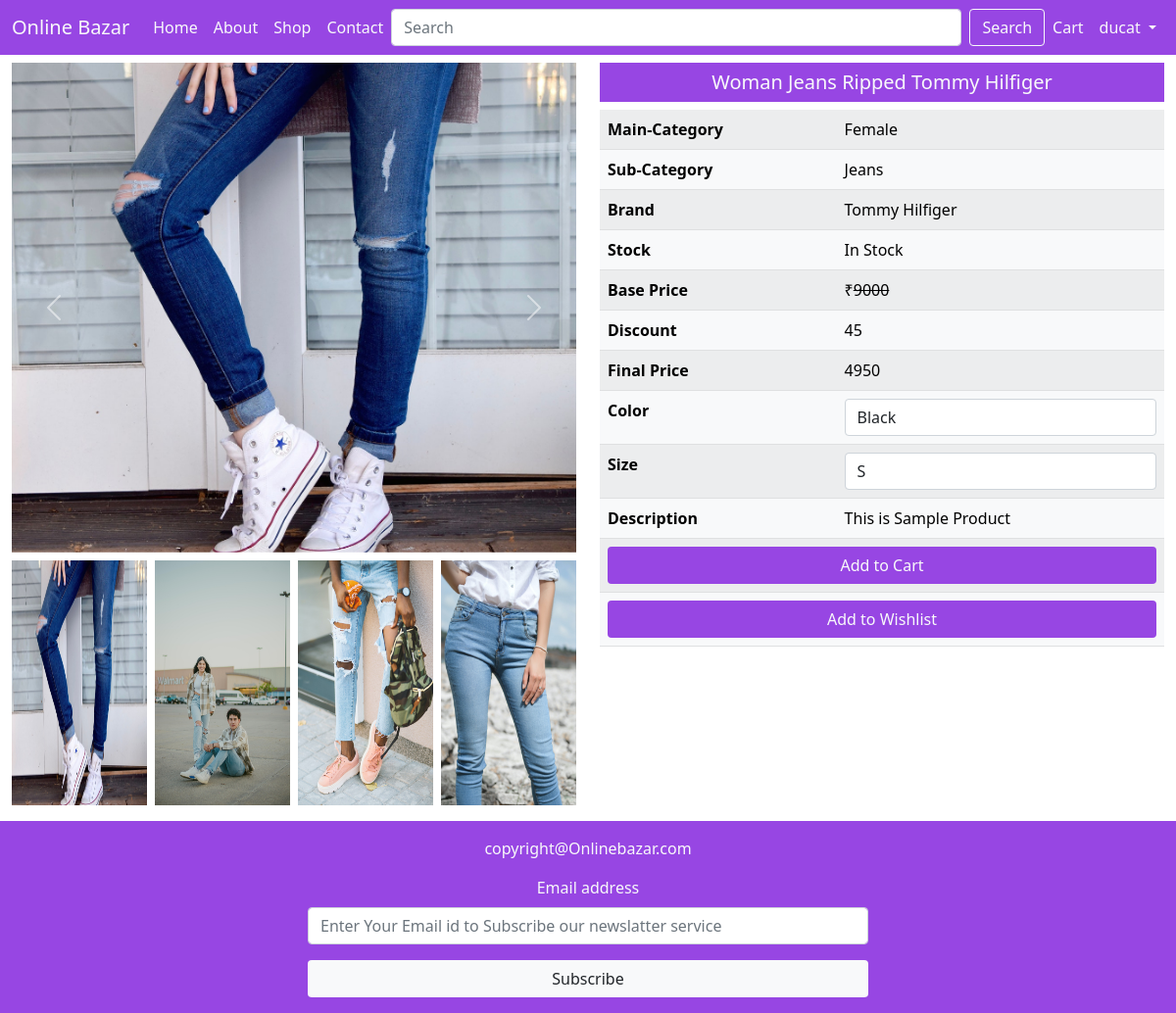
The page /single-product-page/15/ (signed in) on the database its author committed.
### mainApp/models.py (models this page shows, shortened)
class Product(models.Model):
    id = models.AutoField(primary_key=True)
    name = models.CharField(max_length=20)
    maincategory = models.ForeignKey(Maincategory,on_delete=models.CASCADE)
    subcategory = models.ForeignKey(Subcategory,on_delete=models.CASCADE)
    brand = models.ForeignKey(Brand,on_delete=models.CASCADE)
    seller = models.ForeignKey(Seller,on_delete=models.CASCADE,default=None)
    baseprice = models.IntegerField()
    discount = models.IntegerField()
    finalprice = models.IntegerField()
    size = models.CharField(max_length=100)
    color = models.CharField(max_length=100)
    description = models.TextField()
    stock = models.CharField(max_length=20,default="In Stock")
    pic1 = models.ImageField(upload_to="images",default="images/noimagep.png",null=True,blank=True)
    pic2 = models.ImageField(upload_to="images",default="images/noimagep.png",null=True,blank=True)
    pic3 = models.ImageField(upload_to="images",default="images/noimagep.png",null=True,blank=True)
    pic4 = models.ImageField(upload_to="images",default="images/noimagep.png",null=True,blank=True)

class Maincategory(models.Model):
    id = models.AutoField(primary_key=True)
    name = models.CharField(max_length=20)
    def __str__(self):
        return self.name

class Subcategory(models.Model):
    id = models.AutoField(primary_key=True)
    name = models.CharField(max_length=20)
    def __str__(self):
        return self.name

class Brand(models.Model):
    id = models.AutoField(primary_key=True)
    name = models.CharField(max_length=20)
    def __str__(self):
        return self.name

### mainApp/views.py (the view)
# urls.py: path('single-product-page/<int:num>/',views.singleProductPage),
def singleProductPage(request, num):
    p = Product.objects.get(id=num)
    color = p.color.split(",")
    color = color[:-1]
    size = p.size.split(",")
    size = size[:-1]
    return render(request, "singleProductPage.html", {"Product": p, "Color": color, "Size": size})

### mainApp/templatetags/product.py (called while the page is built)
@register.filter("Stock")
def Stock(request, data):
    if(data=="In Stock"):
        return True
    else:
        return False

### mainApp/templates/singleProductPage.html (shortened to what this page needs)
{% extends 'index.html' %}
{% load static %}
{% load product %}
{% block body %}
<div class="container-fluid mt-3">
    <div class="row">
        <div class="col-xxl-6 col-xl-6 col-lg-6 col-md-6 col-sm-12 col-12">
            <div id="carouselExampleFade" class="carousel slide carousel-fade" data-bs-ride="carousel">
                <div class="carousel-inner">
                    <div class="carousel-item active">
                        <img src="{{Product.pic1.url}}" height="500px" class="d-block w-100" alt="...">
                    </div>
                </div>
                <button class="carousel-control-prev" type="button" data-bs-target="#carouselExampleFade"
                    data-bs-slide="prev">
                    <span class="carousel-control-prev-icon" aria-hidden="true"></span>
                </button>
                <button class="carousel-control-next" type="button" data-bs-target="#carouselExampleFade"
                    data-bs-slide="next">
                    <span class="carousel-control-next-icon" aria-hidden="true"></span>
                </button>
            </div>
            <div class="mt-2 d-flex justify-content-between">
                <img src="{{Product.pic1.url}}" height="250px" width="24%">
                <img src="{{Product.pic2.url}}" height="250px" width="24%">
                <img src="{{Product.pic3.url}}" height="250px" width="24%">
                <img src="{{Product.pic4.url}}" height="250px" width="24%">
            </div>
        </div>
        <div class="col-xxl-6 col-xl-6 col-lg-6 col-md-6 col-sm-12 col-12">
            <h5 class="background text-light text-center p-2">{{Product.name}}</h5>
            <table class="table table-light table-striped table-hover">
                <tr>
                    <th>Main-Category</th>
                    <td>{{Product.maincategory}}</td>
                </tr>
                <tr>
                    <th>Sub-Category</th>
                    <td>{{Product.subcategory}}</td>
                </tr>
                <tr>
                    <th>Brand</th>
                    <td>{{Product.brand}}</td>
                </tr>
                <tr>
                    <th>Stock</th>
                    <td>{{Product.stock}}</td>
                </tr>
                <tr>
                    <th>Base Price</th>
                    <td>&#8377;<del>{{Product.baseprice}}</del></td>
                </tr>
                <tr>
                    <th>Discount</th>
                    <td>{{Product.discount}}</td>
                </tr>
                <tr>
                    <th>Final Price</th>
                    <td>{{Product.finalprice}}</td>
                </tr>
                <form action="/add-to-cart/" method="post">
                    <tr>
                        <th>Color</th>
                        <td><select name="color" class="form-control">
                                {% for i in Color %}
                                <option value="{{i}}">{{i}}</option>
                                {% endfor %}
                            </select></td>
                    </tr>
                    <tr>
                        <th>Size</th>
                        <td><select name="size" class="form-control">
                                {% for i in Size %}
                                <option value="{{i}}">{{i}}</option>
                                {% endfor %}
                            </select></td>
                    </tr>
                    <tr>
                        <th>Description</th>
                        <td>{{Product.description}}</td>
                    </tr>
                    <tr>
                        {% if request|Stock:Product.stock %}
                        <th colspan="2"><button type="submit" class="btn background text-light w-100">Add to Cart</button></th>
                        {% else %}
                        <th colspan="2"><button type="submit" disabled class="btn background text-light w-100">Add to Cart</button></th>
                        {% endif %}
                    </tr>
                </form>
                <tr>
                    <th colspan="2"><a href="/add-to-wishlist/{{Product.id}}/"
                            class="btn background text-light w-100">Add to Wishlist</a></th>
                </tr>
            </table>
        </div>
    </div>
</div>
{% endblock %}

### mainApp/templates/index.html (shortened to what this page needs)
{% load static %}
<!DOCTYPE html>
<html lang="en">
<head>
  <link rel="stylesheet" href="https://cdnjs.cloudflare.com/ajax/libs/font-awesome/4.7.0/css/font-awesome.min.css">
  <link href="https://cdn.jsdelivr.net/npm/bootstrap@5.1.3/dist/css/bootstrap.min.css" rel="stylesheet"
>
  <link rel="stylesheet" href="{% static 'css/style.css'%}">
</head>
<body>
  <nav class="navbar navbar-expand-lg navbar-light background fixed-top">
    <div class="container-fluid">
      <a class="navbar-brand text-light" href="/">Online Bazar</a>
      <div class="collapse navbar-collapse" id="navbarSupportedContent">
        <ul class="navbar-nav me-auto mb-2 mb-lg-0">
          <li class="nav-item">
            <a class="nav-link text-light active" aria-current="page" href="/">Home</a>
          </li>
          <li class="nav-item">
            <a class="nav-link text-light" href="#">About</a>
          </li>
          <li class="nav-item">
            <a class="nav-link text-light" href="/shop/All/All/All/">Shop</a>
          </li>
          <li class="nav-item">
            <a class="nav-link text-light" href="/contact/">Contact</a>
          </li>
        </ul>
        <form class="d-flex w-100" method="post" action="/shop/All/All/All/">
          <input class="form-control me-2" type="search" name="search" placeholder="Search" aria-label="Search">
          <button class="btn btn-outline-light" type="submit">Search</button>
        </form>
        <ul class="navbar-nav me-auto mb-2 mb-lg-0">
          <li class="nav-item">
            <a class="nav-link text-light" href="/cart/">Cart</a>
          </li>
          {% if request.user.is_authenticated %}
          <li class="nav-item dropdown">
            <a class="nav-link text-light dropdown-toggle" href="#" id="navbarDropdown" role="button"
              data-bs-toggle="dropdown" aria-expanded="false">
              {{request.user}}
            </a>
          </li>
          {% else %}
          <li class="nav-item">
            <a class="nav-link text-light" href="/login/">Login</a>
          </li>
          {% endif %}
        </ul>
      </div>
    </div>
  </nav>
  <br>
  <br>
  {% block body %}{% endblock %}
  <footer class="background p-3 text-light text-center mt-3">
    <p>copyright@Onlinebazar.com</p>
    <div class="row">
      <div class="col-md-3 col-sm-12 col-12"></div>
      <div class="col-md-6 col-sm-12 col-12">
        <form action="/" method="post">
          <div class="mb-3">
            <label for="email" class="form-label">Email address</label>
            <input type="email" class="form-control" name="email" placeholder="Enter Your Email id to Subscribe our newslatter service">
          </div>
          <button type="submit" class="btn bg-light w-100">Subscribe</button>
        </form>
      </div>
      <div class="col-md-3 col-sm-12 col-12"></div>
    </div>
  </footer>
</body>
</html>

### mainApp/static/css/style.css (style rules this page uses)
.background { background-color: rgb(151, 70, 227); }

### rows shown on the page
Product: pic1 (picture), pic2 (picture), pic3 (picture), pic4 (picture), name "Woman Jeans Ripped Tommy Hilfiger", maincategory "Female", subcategory "Jeans", brand "Tommy Hilfiger", stock "In Stock", baseprice "9000", discount "45", finalprice "4950", description "This is Sample Product"

### other values the page prints
{{ request.user }} "ducat"
form field color "Black"
form field size "S"
